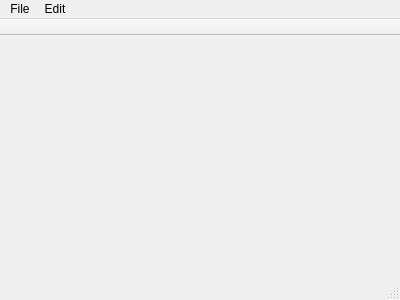
<?xml version="1.0" encoding="UTF-8"?>
<ui version="4.0">
 <class>MainWindow</class>
 <widget class="QMainWindow" name="MainWindow">
  <property name="geometry">
   <rect>
    <x>0</x>
    <y>0</y>
    <width>400</width>
    <height>300</height>
   </rect>
  </property>
  <property name="windowTitle">
   <string>MainWindow</string>
  </property>
  <widget class="QWidget" name="centralWidget"/>
  <widget class="QMenuBar" name="menuBar">
   <property name="geometry">
    <rect>
     <x>0</x>
     <y>0</y>
     <width>400</width>
     <height>21</height>
    </rect>
   </property>
   <widget class="QMenu" name="menuFile">
    <property name="title">
     <string>File</string>
    </property>
    <addaction name="actionOpen"/>
    <addaction name="actionClose"/>
    <addaction name="separator"/>
    <addaction name="actionSave"/>
    <addaction name="actionSave_As"/>
    <addaction name="separator"/>
    <addaction name="actionExit"/>
   </widget>
   <widget class="QMenu" name="menuEdit">
    <property name="title">
     <string>Edit</string>
    </property>
    <addaction name="actionUndo"/>
    <addaction name="actionRedo"/>
    <addaction name="separator"/>
    <addaction name="actionGo_to"/>
    <addaction name="separator"/>
    <addaction name="actionPreferences"/>
   </widget>
   <addaction name="menuFile"/>
   <addaction name="menuEdit"/>
  </widget>
  <widget class="QToolBar" name="mainToolBar">
   <property name="movable">
    <bool>false</bool>
   </property>
   <attribute name="toolBarArea">
    <enum>TopToolBarArea</enum>
   </attribute>
   <attribute name="toolBarBreak">
    <bool>false</bool>
   </attribute>
  </widget>
  <widget class="QStatusBar" name="statusBar"/>
  <action name="actionPreferences">
   <property name="text">
    <string>Preferences</string>
   </property>
  </action>
  <action name="actionUndo">
   <property name="text">
    <string>Undo</string>
   </property>
  </action>
  <action name="actionRedo">
   <property name="text">
    <string>Redo</string>
   </property>
  </action>
  <action name="actionGo_to">
   <property name="text">
    <string>Go To</string>
   </property>
  </action>
  <action name="actionOpen">
   <property name="text">
    <string>Open</string>
   </property>
  </action>
  <action name="actionSave">
   <property name="text">
    <string>Save</string>
   </property>
  </action>
  <action name="actionSave_As">
   <property name="text">
    <string>Save As...</string>
   </property>
  </action>
  <action name="actionExit">
   <property name="text">
    <string>Quit</string>
   </property>
  </action>
  <action name="actionClose">
   <property name="text">
    <string>Close</string>
   </property>
  </action>
 </widget>
 <layoutdefault spacing="6" margin="11"/>
 <resources/>
 <connections>
  <connection>
   <sender>actionPreferences</sender>
   <signal>triggered()</signal>
   <receiver>MainWindow</receiver>
   <slot>showPreferences()</slot>
   <hints>
    <hint type="sourcelabel">
     <x>-1</x>
     <y>-1</y>
    </hint>
    <hint type="destinationlabel">
     <x>199</x>
     <y>149</y>
    </hint>
   </hints>
  </connection>
 </connections>
 <slots>
  <slot>showPreferences()</slot>
 </slots>
</ui>
